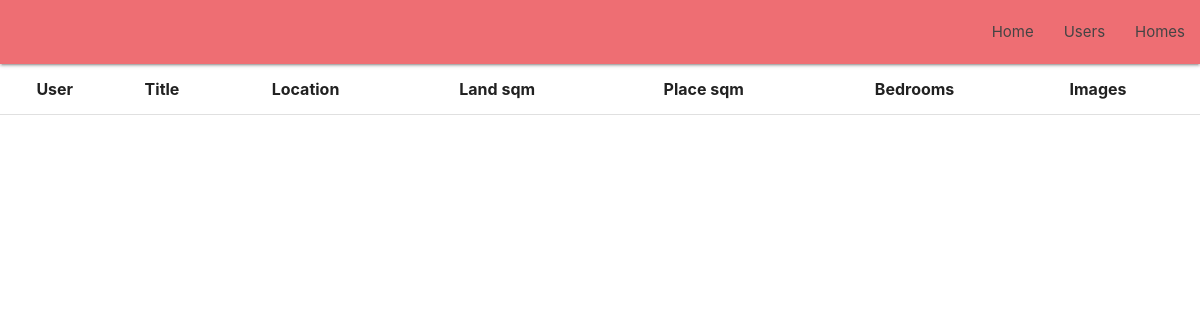
/homes?user_id=2, run on an earlier commit of the app's database.
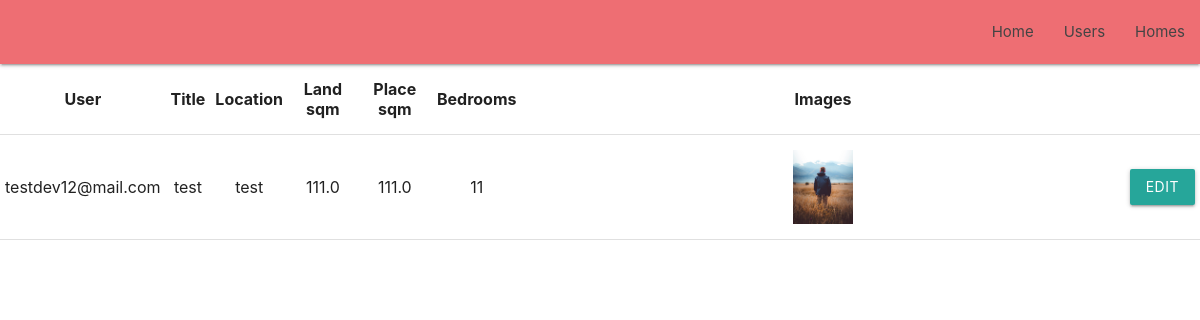
And on a later commit of the database.
### users/models.py (models this page shows, shortened)
class Home(models.Model):
    user = models.ForeignKey(User, on_delete=models.CASCADE)
    title = models.CharField(max_length=128)
    location = models.CharField(max_length=128)
    land_sqm = models.FloatField()
    place_sqm = models.FloatField()
    bedrooms = models.PositiveIntegerField()

class User(AbstractUser):
    username = None
    email = models.EmailField(_('email address'), unique=True)
    first_name = models.CharField(max_length=64)
    last_name = models.CharField(max_length=64)
    age = models.PositiveIntegerField()
    USERNAME_FIELD = 'email'
    REQUIRED_FIELDS = []
    objects = CustomUserManager()

class HomeImage(models.Model):
    home = models.ForeignKey(Home, on_delete=models.CASCADE)
    image = models.ImageField(upload_to='images/')

### users/views.py (the view)
# urls.py: path('homes', HomesView.as_view(), name='homes'),
class HomesView(ListView):
    model = Home
    paginate_by = 10
    template_name = 'users/homes_list.html'
    queryset = Home.objects.all()
    def get_queryset(self):
        user_id = self.request.GET.get("user_id")
        queryset = super().get_queryset().filter()
        if user_id:
            queryset = queryset.filter(user_id=user_id)
        return queryset

### templates/users/homes_list.html (shortened to what this page needs)
{% extends 'base.html' %}
{% block content %}
<table class="centered">
        <thead>
          <tr>
              <th>User</th>
              <th>Title</th>
              <th>Location</th>
              <th>Land sqm</th>
              <th>Place sqm</th>
              <th>Bedrooms</th>
              <th>Images</th>
              <th></th>
          </tr>
        </thead>
        <tbody>
        {% for home in object_list %}
        <tr>
            <td>{{ home.user.email }}</td>
            <td>{{ home.title }}</td>
            <td>{{ home.location }}</td>
            <td>{{ home.land_sqm }}</td>
            <td>{{ home.place_sqm }}</td>
            <td>{{ home.bedrooms }}</td>
            <td><a href="{% url 'home_images' home_id=home.id%}"><img  style="max-height:10%; max-width:10%" src="{{ home.homeimage_set.all.first.image.url }}" alt="image"></a></td>
            <td><a href="{% url 'homes-update' pk=user.pk %}" class="waves-effect waves-light btn">Edit</a></td>
        </tr>
        {% endfor %}
        </tbody>
      </table>
{% endblock content %}

What changed in the data, as far as the page shows it:
now on this page (row edited): Home: user.email "testdev12@mail.com", title "test", location "test", land_sqm "111.0", place_sqm "111.0", bedrooms "11", homeimage_set.all.first.image (picture)
